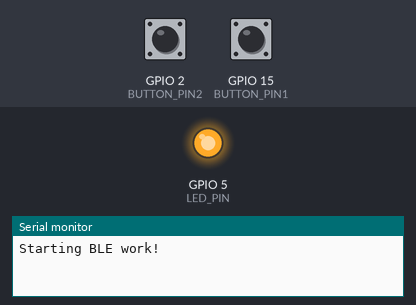
Simulated run of this sketch. Board: ESP32. Parts: output pins drawn as LEDs (lit = HIGH), the last lines printed to the serial monitor. Dashed ring = blinking. The test bench sets the inputs (shaded band); at power-on: GPIO 2 (BUTTON_PIN2) HIGH, GPIO 15 (BUTTON_PIN1) HIGH. USB keyboard and mouse output is not drawn.

Above: at 1.7 s.
1.8 s: GPIO 2 (BUTTON_PIN2) pulled LOW for 1 s
At 2.6 s:
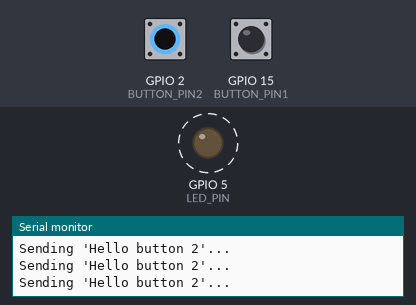
4.8 s: GPIO 15 (BUTTON_PIN1) pulled LOW for 3.2 s
At 8.8 s:
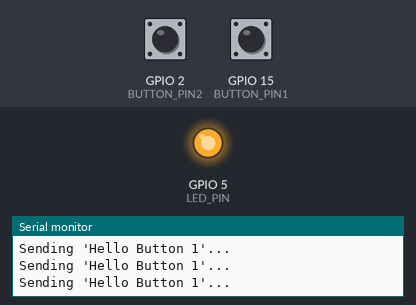
9.5 s: GPIO 2 (BUTTON_PIN2) pulled LOW for 3.2 s
At 10.1 s:
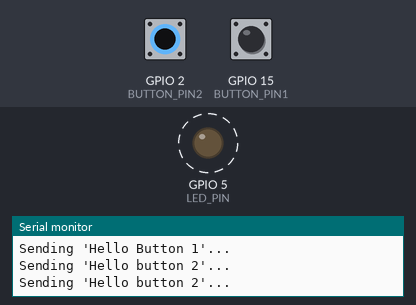
Timing chart, 0 to 14.2 s (numbered marks = the images above; inputs shaded):
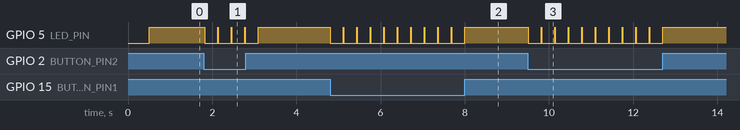

The sketch:

ZoomKontrol.ino
```cpp
/**
 * This project turns the ESP32 into a Bluetooth LE keyboard that writes the keyboard commands for Mute and Video On/Off in Zoom for iOS and Chrome.  Note that iOS users must manually re-map the OPTION (ALT) key to be COMMAND in iOS settings.
 */
#include <Arduino.h>
#include <BleKeyboard.h>


BleKeyboard bleKeyboard;
const int BUTTON_PIN1 = 15;     // set the number of the mute button pin
const int BUTTON_PIN2 = 2;     // set the number of the video button pin
const int LED_PIN =  5;      // the number of the LED pin (makes LED on pin 5 blink on button press)
int BUTTON_STATE1 = 0; // set initial state
int BUTTON_STATE2 = 0; // set initial state

void setup() {
  delay(500);
  pinMode(LED_PIN, OUTPUT); // set pin mode for LED pin
  pinMode(BUTTON_PIN1, INPUT_PULLUP); // set pin mode for mute button pin
  pinMode(BUTTON_PIN2, INPUT_PULLUP); // set pin mode for video button pin
  Serial.begin(115200);
  Serial.println("Starting BLE work!");
  bleKeyboard.begin();
}

void loop() {
 // read the state of the pushbutton1 value:
  BUTTON_STATE1 = digitalRead(BUTTON_PIN1);

  // check if the pushbutton is pressed. If it is, the buttonState is HIGH:
  if (BUTTON_STATE1 == LOW) {
    digitalWrite (LED_PIN, LOW);
    Serial.println("Sending 'Hello Button 1'...");
    // send Mac & iOS Keystrokes
    bleKeyboard.press(KEY_LEFT_ALT);
    bleKeyboard.press(KEY_LEFT_SHIFT);
    bleKeyboard.press('a');
    delay(50);
    bleKeyboard.releaseAll();
     // send PC & Chromebook Keystrokes
    bleKeyboard.press(KEY_LEFT_ALT);
    bleKeyboard.press('a');
    delay(50);
    bleKeyboard.releaseAll();
    //bleKeyboard.print("Hello Button2");
    delay(200);
  } else {
    digitalWrite (LED_PIN, HIGH);
    bleKeyboard.releaseAll();
  }
  delay(10);

// read the state of the pushbutton2 value:
  BUTTON_STATE2 = digitalRead(BUTTON_PIN2);

  // check if the pushbutton is pressed. If it is, the buttonState is HIGH:
  if (BUTTON_STATE2 == LOW) {
    digitalWrite (LED_PIN, LOW);
    Serial.println("Sending 'Hello button 2'...");
    // send Mac & iOS Keystrokes
    bleKeyboard.press(KEY_LEFT_ALT);
    bleKeyboard.press(KEY_LEFT_SHIFT);
    bleKeyboard.press('v');
    delay(50);
    bleKeyboard.releaseAll();
     // send PC & Chromebook Keystrokes
    bleKeyboard.press(KEY_LEFT_ALT);
    bleKeyboard.press('v');
    delay(50);
    bleKeyboard.releaseAll();
    //bleKeyboard.print("Hello Button2");
    delay(200);
  } else {
    digitalWrite (LED_PIN, HIGH);
    bleKeyboard.releaseAll();
  }
  delay(10);
}
```

BleConnectionStatus.cpp
```cpp
#include "BleConnectionStatus.h"

BleConnectionStatus::BleConnectionStatus(void) {
}

void BleConnectionStatus::onConnect(BLEServer* pServer)
{
  this->connected = true;
  BLE2902* desc = (BLE2902*)this->inputKeyboard->getDescriptorByUUID(BLEUUID((uint16_t)0x2902));
  desc->setNotifications(true);

  desc = (BLE2902*)this->inputMediaKeys->getDescriptorByUUID(BLEUUID((uint16_t)0x2902));
  desc->setNotifications(true);
}

void BleConnectionStatus::onDisconnect(BLEServer* pServer)
{
  this->connected = false;
  BLE2902* desc = (BLE2902*)this->inputKeyboard->getDescriptorByUUID(BLEUUID((uint16_t)0x2902));
  desc->setNotifications(false);

  desc = (BLE2902*)this->inputMediaKeys->getDescriptorByUUID(BLEUUID((uint16_t)0x2902));
  desc->setNotifications(false);

}
```

BleConnectionStatus.h
```cpp
#ifndef ESP32_BLE_CONNECTION_STATUS_H
#define ESP32_BLE_CONNECTION_STATUS_H
#include "sdkconfig.h"
#if defined(CONFIG_BT_ENABLED)

#include <BLEServer.h>
#include "BLE2902.h"
#include "BLECharacteristic.h"

class BleConnectionStatus : public BLEServerCallbacks
{
public:
  BleConnectionStatus(void);
  bool connected = false;
  void onConnect(BLEServer* pServer);
  void onDisconnect(BLEServer* pServer);
  BLECharacteristic* inputKeyboard;
  BLECharacteristic* outputKeyboard;
  BLECharacteristic* inputMediaKeys;
};

#endif // CONFIG_BT_ENABLED
#endif // ESP32_BLE_CONNECTION_STATUS_H
```

KeyboardOutputCallbacks.cpp
```cpp
#include "KeyboardOutputCallbacks.h"

#if defined(CONFIG_ARDUHAL_ESP_LOG)
  #include "esp32-hal-log.h"
  #define LOG_TAG ""
#else
  #include "esp_log.h"
  static const char* LOG_TAG = "BLEDevice";
#endif

KeyboardOutputCallbacks::KeyboardOutputCallbacks(void) {
}

void KeyboardOutputCallbacks::onWrite(BLECharacteristic* me) {
  uint8_t* value = (uint8_t*)(me->getValue().c_str());
  ESP_LOGI(LOG_TAG, "special keys: %d", *value);
}
```

KeyboardOutputCallbacks.h
```cpp
#ifndef ESP32_BLE_KEYBOARD_OUTPUT_CALLBACKS_H
#define ESP32_BLE_KEYBOARD_OUTPUT_CALLBACKS_H
#include "sdkconfig.h"
#if defined(CONFIG_BT_ENABLED)

#include <BLEServer.h>
#include "BLE2902.h"
#include "BLECharacteristic.h"

class KeyboardOutputCallbacks : public BLECharacteristicCallbacks
{
public:
  KeyboardOutputCallbacks(void);
  void onWrite(BLECharacteristic* me);
};

#endif // CONFIG_BT_ENABLED
#endif // ESP32_BLE_KEYBOARD_OUTPUT_CALLBACKS_H
```

Measured:
- after the input at 1.8 s, GPIO 5 (LED_PIN): alternates HIGH for 0.01 s and LOW for 0.31 s, 8 changes in all, then stays HIGH, starting at once
- after the input at 4.8 s, GPIO 5 (LED_PIN): alternates HIGH for 0.01 s and LOW for 0.31 s, 20 changes in all, then stays HIGH, starting at once
- after the input at 9.5 s, GPIO 5 (LED_PIN): alternates HIGH for 0.01 s and LOW for 0.31 s, 20 changes in all, then stays HIGH, starting at once
